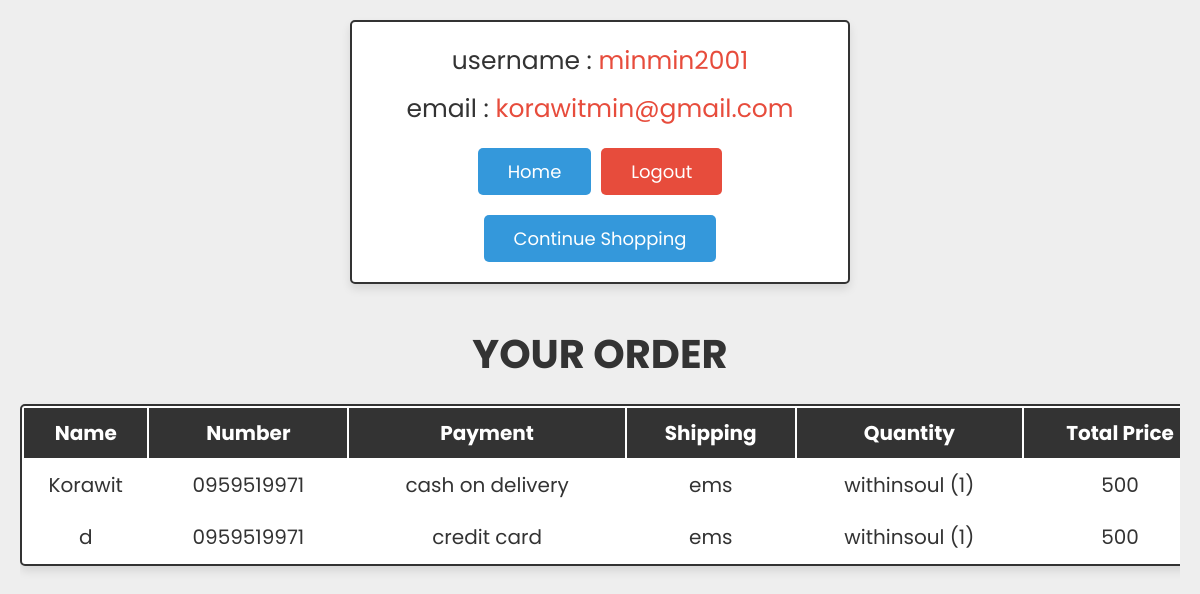
The page /view.php (signed in) on the database its author committed.
### tables this page shows
CREATE TABLE `user_form` (
  `id` int(11) NOT NULL,
  `name` varchar(200) NOT NULL,
  `email` varchar(200) NOT NULL,
  `password` varchar(200) NOT NULL
);

CREATE TABLE `order` (
  `id` int(100) NOT NULL,
  `user_id` int(100) NOT NULL,
  `name` varchar(200) NOT NULL,
  `number` varchar(200) NOT NULL,
  `pay_meth` varchar(200) NOT NULL,
  `ship_meth` varchar(100) NOT NULL,
  `address` varchar(200) NOT NULL,
  `postal` varchar(200) NOT NULL,
  `total_products` varchar(200) NOT NULL,
  `total_price` int(200) NOT NULL
);

### view.php (the view, shortened to what this page needs)
<?php
include 'config.php';
$user_id = $_SESSION['user_id'];
?>
<!DOCTYPE html>
<html lang="en">
<head>
    <link rel="stylesheet" href="style.css">
</head>
<body>
    <div class="container">
    <div class="user-profile">
<?php
   $select_user = mysqli_query($conn, "SELECT * FROM `user_form` WHERE id = '$user_id'") or die('query failed');
   if(mysqli_num_rows($select_user) > 0){
      $fetch_user = mysqli_fetch_assoc($select_user);
   };
?>
<p> username : <span><?php echo $fetch_user['name']; ?></span> </p>
<p> email : <span><?php echo $fetch_user['email']; ?></span> </p>
<div class="flex">
   <a href="proj.html" class="btn">Home</a>
   <a href="index.php?logout=<?php echo $user_id; ?>" onclick="return confirm('are your sure you want to logout?');" class="delete-btn">logout</a>
   <a href="index.php" class="btn">Continue Shopping</a>
</div>
</div>
    <div class="shopping-cart">
<h1 class="heading">Your order</h1>
<table>
      <thead>
         <th>name</th>
         <th>number</th>
         <th>payment</th>
         <th>shipping</th>
         <th>quantity</th>
         <th>total price</th>
      </thead>
      <tbody>
      <?php
         $order_query = mysqli_query($conn, "SELECT * FROM `order` WHERE user_id = '$user_id'") or die('query failed');
         if(mysqli_num_rows($order_query) > 0){
            while($fetch_order = mysqli_fetch_assoc($order_query))
            {
      ?>
         <tr>
            <td><?php echo $fetch_order['name']; ?></td>
            <td><?php echo $fetch_order['number']; ?></td>
            <td><?php echo $fetch_order['pay_meth']; ?></td>
            <td><?php echo $fetch_order['ship_meth']; ?></td>
            <td><?php echo $fetch_order['total_products']; ?></td>
            <td><?php echo $fetch_order['total_price']; ?></td>
         </tr>
      <?php
            }
         }else{
            echo '<tr><td style="padding:20px; text-transform:capitalize;" colspan="6">order not found</td></tr>';
         }
      ?>
   </tbody>
   </table>
</div>
    </div>
</body>
</html>

### style.css (style rules this page uses)
:root { --blue:#3498db; --red:#e74c3c; --orange:#f39c12; --black:#333; --white:#fff; --light-bg:#eee; --box-shadow:0 5px 10px rgba(0,0,0,.1); --border:2px solid var(--black); }
* { font-family: 'Poppins', sans-serif; margin:0; padding:0; box-sizing: border-box; outline: none; border: none; text-decoration: none; }
body { background-color: var(--light-bg); }
.btn, .delete-btn, .option-btn { display: inline-block; padding:10px 30px; cursor: pointer; font-size: 18px; color:var(--white); border-radius: 5px; text-transform: capitalize; }
.btn { background-color: var(--blue); margin-top: 10px; }
.delete-btn { background-color: var(--red); }
.container { padding:0 20px; margin:0 auto; max-width: 1200px; padding-bottom: 70px; }
.container .heading { text-align: center; margin-bottom: 20px; font-size: 40px; text-transform: uppercase; color:var(--black); }
.container .user-profile { padding:20px; text-align: center; border:var(--border); background-color: var(--white); box-shadow: var(--box-shadow); border-radius: 5px; margin:20px auto; max-width: 500px; }
.container .user-profile p { margin-bottom: 10px; font-size: 25px; color:var(--black); }
.container .user-profile p span { color:var(--red); }
.container .user-profile .flex { display: flex; justify-content: center; flex-wrap: wrap; gap:10px; align-items: flex-end; }
.container .shopping-cart { padding:20px 0; }
.container .shopping-cart table { width: 100%; text-align: center; border:var(--border); border-radius: 5px; box-shadow: var(--box-shadow); background-color: var(--white); }
.container .shopping-cart table thead { background-color: var(--black); }
.container .shopping-cart table thead th { padding:10px; color:var(--white); text-transform: capitalize; font-size: 20px; }
.container .shopping-cart table tr td { padding:10px; font-size: 20px; color:var(--black); }
.container .shopping-cart table tr td:nth-child(1) { padding:0; }
@media (max-width:1200px) { .container .shopping-cart { overflow-x: scroll; } }
@media (max-width:1200px) { .container .shopping-cart table { width: 1200px; } }

### rows shown on the page
user_form: name "minmin2001", email "korawitmin@gmail.com"
order: name "Korawit", number "0959519971", pay_meth "cash on delivery", ship_meth "ems", total_products "withinsoul (1)", total_price "500"
order: name "d", number "0959519971", pay_meth "credit card", ship_meth "ems", total_products "withinsoul (1)", total_price "500"
